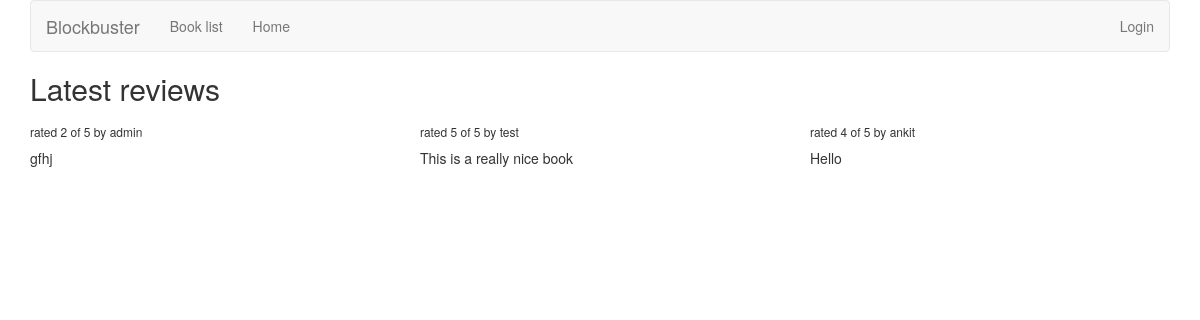
/bookfinder/, run on an earlier commit of the app's database.
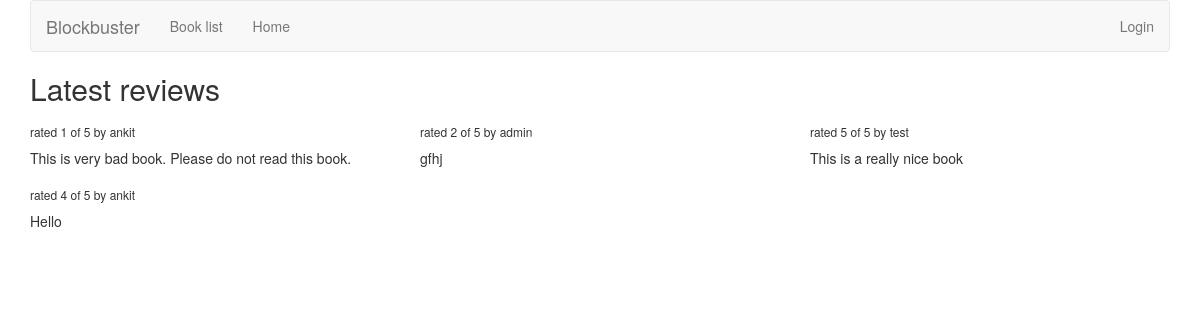
And on a later commit of the database.
### bookfinder/models.py (models this page shows)
class Review(models.Model):
    RATING_CHOICES = (
        (1, '1'),
        (2, '2'),
        (3, '3'),
        (4, '4'),
        (5, '5'),
    )
    book = models.ForeignKey(Book)
    pub_date = models.DateTimeField('date published')
    user_name = models.CharField(max_length=100)
    comment = models.CharField(max_length=200)
    rating = models.IntegerField(choices=RATING_CHOICES)

### bookfinder/views.py (the view)
def review_list(request):
    latest_review_list = Review.objects.order_by('-pub_date')[:9]
    context = {'latest_review_list':latest_review_list}
    return render(request, 'bookfinder/review_list.html', context)

### bookfinder/templates/bookfinder/review_list.html (shortened to what this page needs)
{% extends 'base.html' %}
{% block title %}
  <h2>Latest reviews</h2>
{% endblock %}
{% block content %}
  {% if latest_review_list %}
  <div class="row">
      {% for review in latest_review_list %}
      <div class="col-xs-6 col-lg-4">
          <h6>rated {{ review.rating }} of 5 by {{ review.user_name }}</h6>
          <p>{{ review.comment }}</p>
      </div>
      {% endfor %}
  </div>
  {% else %}
    <p>No reviews are available.</p>
  {% endif %}
{% endblock %}

### templates/base.html (shortened to what this page needs)
{% load bootstrap3 %}
{% bootstrap_css %}
{% block bootstrap3_content %}
<div class="container">
  <nav class="navbar navbar-default">
    <div class="navbar-header">
        <a class="navbar-brand" href="{% url 'bookfinder:review_list' %}">Blockbuster</a>
    </div>
    <div id="navbar" class="navbar-collapse collapse">
        <ul class="nav navbar-nav">
            <li><a href="{% url 'bookfinder:book_list' %}">Book list</a></li>
            <li><a href="{% url 'bookfinder:review_list' %}">Home</a></li>
        </ul>
        <ul class="nav navbar-nav navbar-right">
        {% if user.is_authenticated %}
            <li><a href="{% url 'bookfinder:user_review_list' user.username %}">Hello {{ user.username }}</a></li>
            <li><a href="{% url 'bookfinder:user_recommendation_list' %}">Book suggestions</a></li>
            <li><a href="{% url 'auth:logout' %}">Logout</a></li>
            {% else %}
            <li><a href="{% url 'auth:login' %}">Login</a></li>
            {% endif %}
        </ul>
    </div>
  </nav>
    <h1>{% block title %}(no title){% endblock %}</h1>
    {% block content %}(no content){% endblock %}
</div>
{% endblock %}

What changed in the data, as far as the page shows it:
added Review: rating "1", user_name "ankit", comment "This is very bad book. Please do not read this book."
